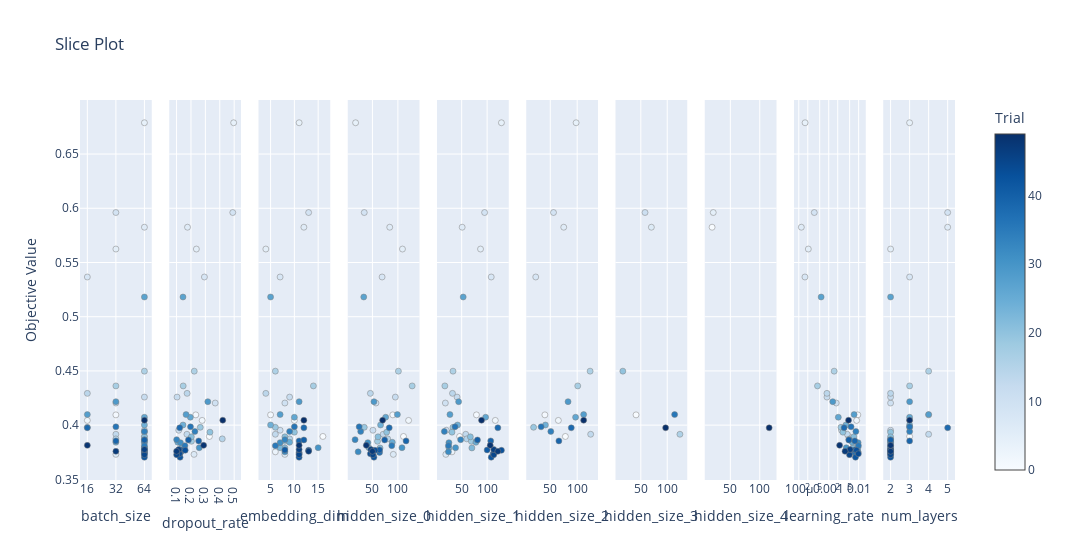

Source (notebook cell):
### Code cell
# Slice Plot
plot_slice(study).show()

### Figure 1 — Plotly figure (JSON) as saved in the notebook; plotly's stock layout.template omitted (floating-point values rounded to 4 significant figures)
{"data": [{"marker": {"color": [0, 1, 2, 3, 4, 5, 6, 7, 8, 9, 10, 11, 12, 13, 14, 15, 16, 17, 18, 19, 20, 21, 22, 23, 24, 25, 26, 27, 28, 29, 30, 31, 32, 33, 34, 35, 36, 37, 38, 39, 40, 41, 42, 43, 44, 45, 46, 47, 48, 49], "colorbar": {"title": {"text": "Trial"}, "x": 1, "xpad": 40}, "colorscale": [[0, "rgb(247,251,255)"], [0.125, "rgb(222,235,247)"], [0.25, "rgb(198,219,239)"], [0.375, "rgb(158,202,225)"], [0.5, "rgb(107,174,214)"], [0.625, "rgb(66,146,198)"], [0.75, "rgb(33,113,181)"], [0.875, "rgb(8,81,156)"], [1, "rgb(8,48,107)"]], "line": {"color": "Grey", "width": 0.5}, "showscale": true}, "mode": "markers", "name": "Feasible Trial", "showlegend": false, "type": "scatter", "x": [64, 32, 16, 64, 64, 32, 64, 32, 16, 32, 32, 64, 64, 32, 16, 32, 64, 32, 64, 16, 64, 64, 64, 64, 64, 32, 64, 64, 16, 32, 64, 64, 64, 64, 64, 64, 32, 64, 16, 32, 64, 64, 64, 64, 64, 64, 64, 32, 16, 64], "xaxis": "x", "y": [0.3896, 0.4095, 0.4044, 0.3754, 0.6789, 0.5624, 0.5825, 0.3731, 0.5366, 0.5961, 0.4204, 0.3953, 0.4259, 0.3916, 0.4293, 0.3873, 0.4498, 0.4362, 0.3851, 0.398, 0.3935, 0.3892, 0.379, 0.3792, 0.4001, 0.3842, 0.4073, 0.5182, 0.4097, 0.4216, 0.3792, 0.3839, 0.3754, 0.3866, 0.3942, 0.381, 0.3985, 0.3748, 0.3976, 0.3855, 0.3863, 0.3771, 0.3704, 0.3768, 0.3736, 0.3727, 0.3775, 0.3759, 0.3813, 0.4046], "yaxis": "y"}, {"marker": {"color": [0, 1, 2, 3, 4, 5, 6, 7, 8, 9, 10, 11, 12, 13, 14, 15, 16, 17, 18, 19, 20, 21, 22, 23, 24, 25, 26, 27, 28, 29, 30, 31, 32, 33, 34, 35, 36, 37, 38, 39, 40, 41, 42, 43, 44, 45, 46, 47, 48, 49], "colorbar": {"title": {"text": "Trial"}, "x": 1, "xpad": 40}, "colorscale": [[0, "rgb(247,251,255)"], [0.125, "rgb(222,235,247)"], [0.25, "rgb(198,219,239)"], [0.375, "rgb(158,202,225)"], [0.5, "rgb(107,174,214)"], [0.625, "rgb(66,146,198)"], [0.75, "rgb(33,113,181)"], [0.875, "rgb(8,81,156)"], [1, "rgb(8,48,107)"]], "line": {"color": "Grey", "width": 0.5}, "showscale": false}, "mode": "markers", "name": "Feasible Trial", "showlegend": false, "type": "scatter", "x": [0.3278, 0.2336, 0.2778, 0.112, 0.4963, 0.2376, 0.176, 0.2211, 0.2934, 0.4902, 0.3684, 0.1154, 0.1035, 0.1719, 0.1733, 0.4172, 0.2228, 0.1461, 0.2032, 0.2647, 0.3318, 0.2026, 0.1425, 0.1369, 0.145, 0.1089, 0.1956, 0.1447, 0.166, 0.317, 0.2575, 0.127, 0.1311, 0.1008, 0.2274, 0.158, 0.1968, 0.1268, 0.1221, 0.2536, 0.1823, 0.1302, 0.1245, 0.16, 0.1203, 0.1006, 0.1149, 0.1003, 0.288, 0.4206], "xaxis": "x2", "y": [0.3896, 0.4095, 0.4044, 0.3754, 0.6789, 0.5624, 0.5825, 0.3731, 0.5366, 0.5961, 0.4204, 0.3953, 0.4259, 0.3916, 0.4293, 0.3873, 0.4498, 0.4362, 0.3851, 0.398, 0.3935, 0.3892, 0.379, 0.3792, 0.4001, 0.3842, 0.4073, 0.5182, 0.4097, 0.4216, 0.3792, 0.3839, 0.3754, 0.3866, 0.3942, 0.381, 0.3985, 0.3748, 0.3976, 0.3855, 0.3863, 0.3771, 0.3704, 0.3768, 0.3736, 0.3727, 0.3775, 0.3759, 0.3813, 0.4046], "yaxis": "y2"}, {"marker": {"color": [0, 1, 2, 3, 4, 5, 6, 7, 8, 9, 10, 11, 12, 13, 14, 15, 16, 17, 18, 19, 20, 21, 22, 23, 24, 25, 26, 27, 28, 29, 30, 31, 32, 33, 34, 35, 36, 37, 38, 39, 40, 41, 42, 43, 44, 45, 46, 47, 48, 49], "colorbar": {"title": {"text": "Trial"}, "x": 1, "xpad": 40}, "colorscale": [[0, "rgb(247,251,255)"], [0.125, "rgb(222,235,247)"], [0.25, "rgb(198,219,239)"], [0.375, "rgb(158,202,225)"], [0.5, "rgb(107,174,214)"], [0.625, "rgb(66,146,198)"], [0.75, "rgb(33,113,181)"], [0.875, "rgb(8,81,156)"], [1, "rgb(8,48,107)"]], "line": {"color": "Grey", "width": 0.5}, "showscale": false}, "mode": "markers", "name": "Feasible Trial", "showlegend": false, "type": "scatter", "x": [16, 5, 10, 6, 11, 4, 12, 8, 7, 13, 8, 7, 9, 6, 4, 9, 6, 14, 8, 6, 10, 8, 8, 7, 5, 9, 10, 5, 7, 11, 15, 7, 8, 8, 9, 6, 10, 11, 12, 11, 12, 8, 11, 13, 11, 11, 11, 13, 11, 12], "xaxis": "x3", "y": [0.3896, 0.4095, 0.4044, 0.3754, 0.6789, 0.5624, 0.5825, 0.3731, 0.5366, 0.5961, 0.4204, 0.3953, 0.4259, 0.3916, 0.4293, 0.3873, 0.4498, 0.4362, 0.3851, 0.398, 0.3935, 0.3892, 0.379, 0.3792, 0.4001, 0.3842, 0.4073, 0.5182, 0.4097, 0.4216, 0.3792, 0.3839, 0.3754, 0.3866, 0.3942, 0.381, 0.3985, 0.3748, 0.3976, 0.3855, 0.3863, 0.3771, 0.3704, 0.3768, 0.3736, 0.3727, 0.3775, 0.3759, 0.3813, 0.4046], "yaxis": "y3"}, {"marker": {"color": [0, 1, 2, 3, 4, 5, 6, 7, 8, 9, 10, 11, 12, 13, 14, 15, 16, 17, 18, 19, 20, 21, 22, 23, 24, 25, 26, 27, 28, 29, 30, 31, 32, 33, 34, 35, 36, 37, 38, 39, 40, 41, 42, 43, 44, 45, 46, 47, 48, 49], "colorbar": {"title": {"text": "Trial"}, "x": 1, "xpad": 40}, "colorscale": [[0, "rgb(247,251,255)"], [0.125, "rgb(222,235,247)"], [0.25, "rgb(198,219,239)"], [0.375, "rgb(158,202,225)"], [0.5, "rgb(107,174,214)"], [0.625, "rgb(66,146,198)"], [0.75, "rgb(33,113,181)"], [0.875, "rgb(8,81,156)"], [1, "rgb(8,48,107)"]], "line": {"color": "Grey", "width": 0.5}, "showscale": false}, "mode": "markers", "name": "Feasible Trial", "showlegend": false, "type": "scatter", "x": [111, 90, 121, 57, 17, 109, 84, 91, 69, 34, 57, 51, 95, 71, 46, 80, 101, 128, 60, 34, 78, 61, 65, 43, 66, 89, 76, 33, 99, 53, 108, 41, 22, 16, 27, 88, 24, 64, 83, 116, 74, 64, 53, 55, 46, 51, 47, 50, 38, 70], "xaxis": "x4", "y": [0.3896, 0.4095, 0.4044, 0.3754, 0.6789, 0.5624, 0.5825, 0.3731, 0.5366, 0.5961, 0.4204, 0.3953, 0.4259, 0.3916, 0.4293, 0.3873, 0.4498, 0.4362, 0.3851, 0.398, 0.3935, 0.3892, 0.379, 0.3792, 0.4001, 0.3842, 0.4073, 0.5182, 0.4097, 0.4216, 0.3792, 0.3839, 0.3754, 0.3866, 0.3942, 0.381, 0.3985, 0.3748, 0.3976, 0.3855, 0.3863, 0.3771, 0.3704, 0.3768, 0.3736, 0.3727, 0.3775, 0.3759, 0.3813, 0.4046], "yaxis": "y4"}, {"marker": {"color": [0, 1, 2, 3, 4, 5, 6, 7, 8, 9, 10, 11, 12, 13, 14, 15, 16, 17, 18, 19, 20, 21, 22, 23, 24, 25, 26, 27, 28, 29, 30, 31, 32, 33, 34, 35, 36, 37, 38, 39, 40, 41, 42, 43, 44, 45, 46, 47, 48, 49], "colorbar": {"title": {"text": "Trial"}, "x": 1, "xpad": 40}, "colorscale": [[0, "rgb(247,251,255)"], [0.125, "rgb(222,235,247)"], [0.25, "rgb(198,219,239)"], [0.375, "rgb(158,202,225)"], [0.5, "rgb(107,174,214)"], [0.625, "rgb(66,146,198)"], [0.75, "rgb(33,113,181)"], [0.875, "rgb(8,81,156)"], [1, "rgb(8,48,107)"]], "line": {"color": "Grey", "width": 0.5}, "showscale": false}, "mode": "markers", "name": "Feasible Trial", "showlegend": false, "type": "scatter", "x": [46, 79, 116, 31, 128, 87, 51, 19, 108, 95, 18, 20, 41, 58, 32, 60, 33, 17, 69, 33, 31, 67, 70, 25, 42, 78, 97, 53, 27, 44, 38, 25, 24, 48, 16, 24, 37, 114, 121, 107, 81, 100, 108, 128, 112, 113, 113, 121, 106, 89], "xaxis": "x5", "y": [0.3896, 0.4095, 0.4044, 0.3754, 0.6789, 0.5624, 0.5825, 0.3731, 0.5366, 0.5961, 0.4204, 0.3953, 0.4259, 0.3916, 0.4293, 0.3873, 0.4498, 0.4362, 0.3851, 0.398, 0.3935, 0.3892, 0.379, 0.3792, 0.4001, 0.3842, 0.4073, 0.5182, 0.4097, 0.4216, 0.3792, 0.3839, 0.3754, 0.3866, 0.3942, 0.381, 0.3985, 0.3748, 0.3976, 0.3855, 0.3863, 0.3771, 0.3704, 0.3768, 0.3736, 0.3727, 0.3775, 0.3759, 0.3813, 0.4046], "yaxis": "y5"}, {"marker": {"color": [0, 1, 2, 4, 6, 8, 9, 13, 16, 17, 19, 24, 26, 28, 29, 34, 36, 38, 39, 49], "colorbar": {"title": {"text": "Trial"}, "x": 1, "xpad": 40}, "colorscale": [[0, "rgb(247,251,255)"], [0.125, "rgb(222,235,247)"], [0.25, "rgb(198,219,239)"], [0.375, "rgb(158,202,225)"], [0.5, "rgb(107,174,214)"], [0.625, "rgb(66,146,198)"], [0.75, "rgb(33,113,181)"], [0.875, "rgb(8,81,156)"], [1, "rgb(8,48,107)"]], "line": {"color": "Grey", "width": 0.5}, "showscale": false}, "mode": "markers", "name": "Feasible Trial", "showlegend": false, "type": "scatter", "x": [78, 40, 65, 98, 75, 23, 56, 125, 124, 101, 19, 41, 97, 112, 83, 51, 33, 89, 66, 112], "xaxis": "x6", "y": [0.3896, 0.4095, 0.4044, 0.6789, 0.5825, 0.5366, 0.5961, 0.3916, 0.4498, 0.4362, 0.398, 0.4001, 0.4073, 0.4097, 0.4216, 0.3942, 0.3985, 0.3976, 0.3855, 0.4046], "yaxis": "y6"}, {"marker": {"color": [1, 6, 9, 13, 16, 28, 38], "colorbar": {"title": {"text": "Trial"}, "x": 1, "xpad": 40}, "colorscale": [[0, "rgb(247,251,255)"], [0.125, "rgb(222,235,247)"], [0.25, "rgb(198,219,239)"], [0.375, "rgb(158,202,225)"], [0.5, "rgb(107,174,214)"], [0.625, "rgb(66,146,198)"], [0.75, "rgb(33,113,181)"], [0.875, "rgb(8,81,156)"], [1, "rgb(8,48,107)"]], "line": {"color": "Grey", "width": 0.5}, "showscale": false}, "mode": "markers", "name": "Feasible Trial", "showlegend": false, "type": "scatter", "x": [41, 70, 58, 124, 16, 114, 97], "xaxis": "x7", "y": [0.4095, 0.5825, 0.5961, 0.3916, 0.4498, 0.4097, 0.3976], "yaxis": "y7"}, {"marker": {"color": [6, 9, 38], "colorbar": {"title": {"text": "Trial"}, "x": 1, "xpad": 40}, "colorscale": [[0, "rgb(247,251,255)"], [0.125, "rgb(222,235,247)"], [0.25, "rgb(198,219,239)"], [0.375, "rgb(158,202,225)"], [0.5, "rgb(107,174,214)"], [0.625, "rgb(66,146,198)"], [0.75, "rgb(33,113,181)"], [0.875, "rgb(8,81,156)"], [1, "rgb(8,48,107)"]], "line": {"color": "Grey", "width": 0.5}, "showscale": false}, "mode": "markers", "name": "Feasible Trial", "showlegend": false, "type": "scatter", "x": [19, 21, 116], "xaxis": "x8", "y": [0.5825, 0.5961, 0.3976], "yaxis": "y8"}, {"marker": {"color": [0, 1, 2, 3, 4, 5, 6, 7, 8, 9, 10, 11, 12, 13, 14, 15, 16, 17, 18, 19, 20, 21, 22, 23, 24, 25, 26, 27, 28, 29, 30, 31, 32, 33, 34, 35, 36, 37, 38, 39, 40, 41, 42, 43, 44, 45, 46, 47, 48, 49], "colorbar": {"title": {"text": "Trial"}, "x": 1, "xpad": 40}, "colorscale": [[0, "rgb(247,251,255)"], [0.125, "rgb(222,235,247)"], [0.25, "rgb(198,219,239)"], [0.375, "rgb(158,202,225)"], [0.5, "rgb(107,174,214)"], [0.625, "rgb(66,146,198)"], [0.75, "rgb(33,113,181)"], [0.875, "rgb(8,81,156)"], [1, "rgb(8,48,107)"]], "line": {"color": "Grey", "width": 0.5}, "showscale": false}, "mode": "markers", "name": "Feasible Trial", "showlegend": false, "type": "scatter", "x": [0.004572, 0.009388, 0.008592, 0.009457, 0.0001626, 0.0002085, 0.0001218, 0.006658, 0.0001606, 0.0003298, 0.00179, 0.002684, 0.000875, 0.004183, 0.0008729, 0.005098, 0.001521, 0.0004219, 0.00589, 0.002571, 0.002983, 0.006897, 0.006341, 0.009459, 0.003748, 0.006183, 0.002091, 0.0005585, 0.007062, 0.001362, 0.003857, 0.00961, 0.009514, 0.00482, 0.008085, 0.009826, 0.005585, 0.007363, 0.003273, 0.007461, 0.004682, 0.0075, 0.007871, 0.008471, 0.009784, 0.004948, 0.00517, 0.003515, 0.002314, 0.004606], "xaxis": "x9", "y": [0.3896, 0.4095, 0.4044, 0.3754, 0.6789, 0.5624, 0.5825, 0.3731, 0.5366, 0.5961, 0.4204, 0.3953, 0.4259, 0.3916, 0.4293, 0.3873, 0.4498, 0.4362, 0.3851, 0.398, 0.3935, 0.3892, 0.379, 0.3792, 0.4001, 0.3842, 0.4073, 0.5182, 0.4097, 0.4216, 0.3792, 0.3839, 0.3754, 0.3866, 0.3942, 0.381, 0.3985, 0.3748, 0.3976, 0.3855, 0.3863, 0.3771, 0.3704, 0.3768, 0.3736, 0.3727, 0.3775, 0.3759, 0.3813, 0.4046], "yaxis": "y9"}, {"marker": {"color": [0, 1, 2, 3, 4, 5, 6, 7, 8, 9, 10, 11, 12, 13, 14, 15, 16, 17, 18, 19, 20, 21, 22, 23, 24, 25, 26, 27, 28, 29, 30, 31, 32, 33, 34, 35, 36, 37, 38, 39, 40, 41, 42, 43, 44, 45, 46, 47, 48, 49], "colorbar": {"title": {"text": "Trial"}, "x": 1, "xpad": 40}, "colorscale": [[0, "rgb(247,251,255)"], [0.125, "rgb(222,235,247)"], [0.25, "rgb(198,219,239)"], [0.375, "rgb(158,202,225)"], [0.5, "rgb(107,174,214)"], [0.625, "rgb(66,146,198)"], [0.75, "rgb(33,113,181)"], [0.875, "rgb(8,81,156)"], [1, "rgb(8,48,107)"]], "line": {"color": "Grey", "width": 0.5}, "showscale": false}, "mode": "markers", "name": "Feasible Trial", "showlegend": false, "type": "scatter", "x": [3, 4, 3, 2, 3, 2, 5, 2, 3, 5, 2, 2, 2, 4, 2, 2, 4, 3, 2, 3, 2, 2, 2, 2, 3, 2, 3, 2, 4, 3, 2, 2, 2, 2, 3, 2, 3, 2, 5, 3, 2, 2, 2, 2, 2, 2, 2, 2, 2, 3], "xaxis": "x10", "y": [0.3896, 0.4095, 0.4044, 0.3754, 0.6789, 0.5624, 0.5825, 0.3731, 0.5366, 0.5961, 0.4204, 0.3953, 0.4259, 0.3916, 0.4293, 0.3873, 0.4498, 0.4362, 0.3851, 0.398, 0.3935, 0.3892, 0.379, 0.3792, 0.4001, 0.3842, 0.4073, 0.5182, 0.4097, 0.4216, 0.3792, 0.3839, 0.3754, 0.3866, 0.3942, 0.381, 0.3985, 0.3748, 0.3976, 0.3855, 0.3863, 0.3771, 0.3704, 0.3768, 0.3736, 0.3727, 0.3775, 0.3759, 0.3813, 0.4046], "yaxis": "y10"}], "layout": {"title": {"text": "Slice Plot"}, "width": 3000, "xaxis": {"anchor": "y", "categoryarray": [16, 32, 64], "categoryorder": "array", "domain": [0, 0.082], "title": {"text": "batch_size"}, "type": "category"}, "xaxis10": {"anchor": "y10", "domain": [0.918, 1.0], "title": {"text": "num_layers"}}, "xaxis2": {"anchor": "y2", "domain": [0.102, 0.184], "title": {"text": "dropout_rate"}}, "xaxis3": {"anchor": "y3", "domain": [0.204, 0.286], "title": {"text": "embedding_dim"}}, "xaxis4": {"anchor": "y4", "domain": [0.306, 0.388], "title": {"text": "hidden_size_0"}}, "xaxis5": {"anchor": "y5", "domain": [0.408, 0.49], "title": {"text": "hidden_size_1"}}, "xaxis6": {"anchor": "y6", "domain": [0.51, 0.592], "title": {"text": "hidden_size_2"}}, "xaxis7": {"anchor": "y7", "domain": [0.612, 0.694], "title": {"text": "hidden_size_3"}}, "xaxis8": {"anchor": "y8", "domain": [0.714, 0.796], "title": {"text": "hidden_size_4"}}, "xaxis9": {"anchor": "y9", "domain": [0.816, 0.898], "title": {"text": "learning_rate"}, "type": "log"}, "yaxis": {"anchor": "x", "domain": [0, 1], "title": {"text": "Objective Value"}}, "yaxis10": {"anchor": "x10", "domain": [0, 1], "matches": "y", "showticklabels": false}, "yaxis2": {"anchor": "x2", "domain": [0, 1], "matches": "y", "showticklabels": false}, "yaxis3": {"anchor": "x3", "domain": [0, 1], "matches": "y", "showticklabels": false}, "yaxis4": {"anchor": "x4", "domain": [0, 1], "matches": "y", "showticklabels": false}, "yaxis5": {"anchor": "x5", "domain": [0, 1], "matches": "y", "showticklabels": false}, "yaxis6": {"anchor": "x6", "domain": [0, 1], "matches": "y", "showticklabels": false}, "yaxis7": {"anchor": "x7", "domain": [0, 1], "matches": "y", "showticklabels": false}, "yaxis8": {"anchor": "x8", "domain": [0, 1], "matches": "y", "showticklabels": false}, "yaxis9": {"anchor": "x9", "domain": [0, 1], "matches": "y", "showticklabels": false}}}
